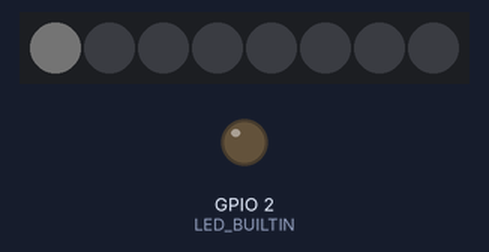
Simulated run of this sketch. Board: ESP32. On the bench: 8 RGB LEDs in strip order, left to right, output pins drawn as LEDs (lit = HIGH). Dim RGB values are drawn brighter than linear; random numbers use the default seed unless the sketch sets one; what the sketch prints to the serial monitor is not drawn.

Above: at 5.01 s.
At 15.2 s:
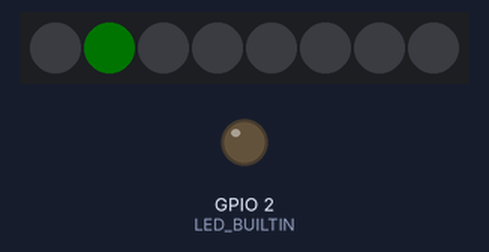
At 21.05 s:
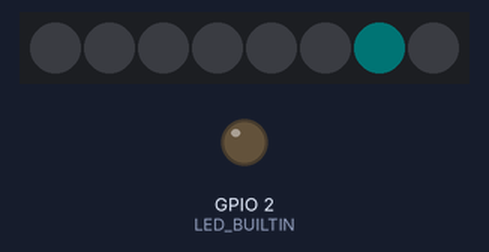
At 28.36 s:
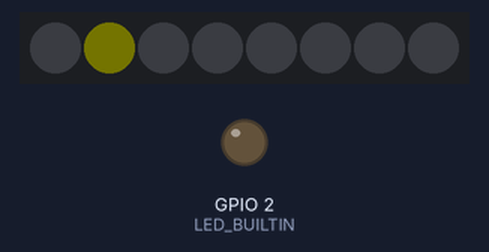
At 34.7 s:
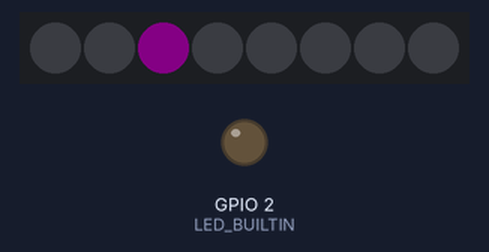
At 39.53 s:
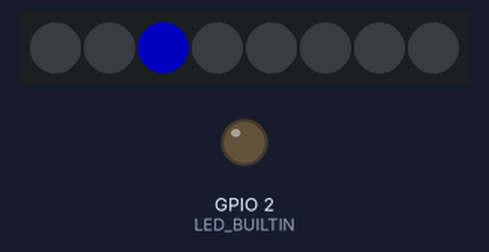
Timing chart, 0 to 40.0 s (numbered marks = the images above):
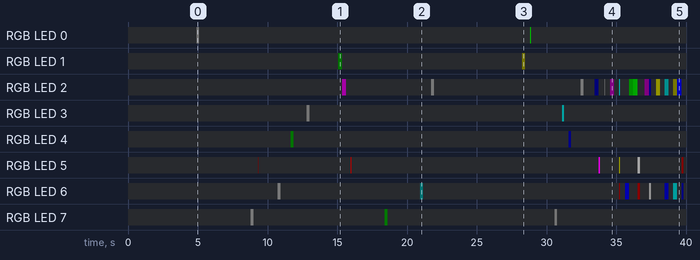

Measured:
- by itself, RGB LED 0: off → RGB(1, 1, 1) at 4.9 s, → off 0.21 s later, → RGB(0, 81, 0) 23.7 s later, → off 0.09 s later
- by itself, RGB LED 1: off → RGB(0, 1, 0) at 15.1 s, → off 0.30 s later, → RGB(1, 1, 0) 12.9 s later, → off 0.21 s later
- by itself, RGB LED 3: off → RGB(1, 1, 1) at 12.8 s, → off 0.21 s later, → RGB(0, 40, 40) 18.1 s later, → off 0.14 s later
- by itself, RGB LED 4: off → RGB(0, 1, 0) at 11.7 s, → off 0.21 s later, → RGB(0, 0, 10) 19.7 s later, → off 0.17 s later
- by itself, RGB LED 7: off → RGB(2, 2, 2) at 8.8 s, → off 0.21 s later, → RGB(0, 2, 0) 9.4 s later, → off 0.21 s later, … (6 changes in this stretch)
- by itself, RGB LED 6: off → RGB(2, 2, 2) at 10.7 s, → off 0.21 s later, → RGB(0, 1, 1) 10.0 s later, → off 0.21 s later, … (18 changes in this stretch)
- by itself, RGB LED 2: off → RGB(40, 0, 40) at 15.4 s, → off 0.30 s later, → RGB(2, 2, 2) 6.1 s later, → off 0.21 s later, … (29 changes in this stretch)

The sketch:

Lucioles.ino
```cpp
/*
Lucioles effect for trap in bottles (Harry Potters theme)
Alain Royer, 2020
*/
#define USE_ESP32
//#define USE_WIFI

// ****************************************************************************
// Includes

#ifdef USE_WIFI
 #ifdef USE_ESP32
  #include <WiFi.h>
  #include "ESPAsyncWebServer.h"
 #else
  #include <ESP8266WiFi.h>
  #include <ESP8266WebServer.h>
 #endif // USE_ESP32
#endif // USE_WIFI

//These define's must be placed at the beginning before #include "ESP x TimerInterrupt.h"
//#define TIMER_INTERRUPT_DEBUG      1

#ifdef USE_ESP32
 #include <ESP32TimerInterrupt.h>
 //#include <ESP32_ISR_Timer-Impl.h>
 //#include <ESP32_ISR_Timer.h>
#else
#include <ESP8266TimerInterrupt.h>
//#include <ESP8266_ISR_Timer-Impl.h>
//#include <ESP8266_ISR_Timer.h>
#endif

#include <Adafruit_NeoPixel.h>

// ****************************************************************************
// Defines

#define PIN                     13           // Which pin on the ESP8266 is connected to the NeoPixels?

#ifdef USE_ESP32
#define LED_BUILTIN             2            // Led on ESP32
#endif

#define TIMER_INTERVAL_MS       1000
#define MAX_STEP                26
#define NUMBER_OF_COLOR         13
#define MIN_RANDOM_TIMING       4000                 // 1000 = 1 sec
#define MAX_RANDOM_TIMING       20000

#define MIN_RANDOM_TIMING_CRAZY 100                 // 1000 = 1 sec
#define MAX_RANDOM_TIMING_CRAZY 500

#define DelayHasEnded(DELAY)  ((millis() > DELAY) ? true : false)

// ****************************************************************************
// Typedefs

typedef enum
{
    PIXEL_0,
    PIXEL_1,
    PIXEL_2,
    PIXEL_3,
    PIXEL_4,
    PIXEL_5,
    PIXEL_6,
    PIXEL_7,

    NUMBER_OF_PIXEL,
    FIRST_PIXEL = 0,
} Pixel_t;

typedef struct
{
  uint8_t Red;
  uint8_t Green;
  uint8_t Blue;
} Color_t;

// ****************************************************************************
// Variables

#ifdef USE_WIFI
 const char* ssid = "Lucioles Magiques";
 const char* password = "Magic";

 // Put IP Address details
 IPAddress local_ip(192,168,1,1);
 IPAddress gateway(192,168,1,1);
 IPAddress subnet(255,255,255,0);

 #ifdef USE_ESP32
  AsyncWebServer server(80);          // Set to port 80 as server
 #else
  ESP8266WebServer server(80);        // Set to port 80 as server
 #endif // USE_ESP32

#endif // USE_WIFI

uint32_t TickCounter;

 #ifdef USE_ESP32
  ESP32Timer Timer(0);
 #else
  ESP8266Timer Timer(1);
 #endif // USE_ESP32

Adafruit_NeoPixel pixels = Adafruit_NeoPixel(NUMBER_OF_PIXEL, PIN, NEO_GRB + NEO_KHZ800);

const uint8_t PixPercent[MAX_STEP] =
{
    0, 1, 2, 3, 4, 6, 8, 12, 16, 24, 32, 48, 64, 100,   // Ascending
    64, 48, 32, 24, 16, 12, 8, 6, 4, 2, 1, 0            // Descending
};

const Color_t Color[13]
{
  {255, 0,   0  },    // Red
  {0,   255, 0  },    // Lime
  {0,   0,   255},    // Blue
  {255, 255, 0  },    // Yellow
  {0,   255, 255},    // Cyan
  {255, 0,   255},    // Magenta
  {255, 255 ,255},    // White
  {128, 0,   0  },    // Dark Yellow
  {128, 128, 0  },    // Olive
  {0,   128, 0  },    // Green
  {0,   128, 128},    // Teal
  {0,   0,   128},    // Navy
  {128, 128 ,128},    // White
};


bool IsIsTimeToUpdate = false;
bool RequestAllPixel  = false;
uint32_t GoCrazy  = 0;

uint8_t  PixRed[NUMBER_OF_PIXEL];
uint8_t  PixGreen[NUMBER_OF_PIXEL];
uint8_t  PixBlue[NUMBER_OF_PIXEL];
uint32_t PixTiming[NUMBER_OF_PIXEL];
uint32_t PixStep[NUMBER_OF_PIXEL];

// ****************************************************************************

void IRAM_ATTR TimerHandler(void)
{
    TickCounter++;

  #ifdef USE_ESP32
    static bool Toggle = false;

    if((TickCounter % 2000) == 0)
    {
        digitalWrite(LED_BUILTIN, Toggle);
        Toggle = !Toggle;
        // RequestAllPixel = true;
        GoCrazy = 2000;
    }
  #endif
}

// ****************************************************************************

void setup()
{
    Serial.begin(115200);
    Serial.println();
    Serial.println("Lucioles Magiques");
    Serial.println("Initialiser serveur");

  #ifdef USE_WIFI
    SetupWifi();
  #endif // USE_WIFI

  #ifdef USE_ESP32
    pinMode(LED_BUILTIN, OUTPUT);
  #endif // USE_ESP32

    pixels.begin(); // This initializes the NeoPixel library.

    // if analog input pin 0 is unconnected, random analog
    // noise will cause the call to randomSeed() to generate
    // different seed numbers each time the sketch runs.
    // randomSeed() will then shuffle the random function.
    randomSeed(analogRead(0));

    // Randomize all value for pixel
    for(int Pixel = (int)FIRST_PIXEL; Pixel < (int)NUMBER_OF_PIXEL; Pixel++)
    {
        SetNextPixel(Pixel);
    }

    // Interval in microsecs
    if(Timer.attachInterruptInterval(TIMER_INTERVAL_MS * 16, TimerHandler))
    {
        Serial.println("Starting  Timer OK, millis() = " + String(millis()));
    }
    else
    {
        Serial.println("Can't set Timer correctly. Select another freq. or interval");
    }
}

// ****************************************************************************

void loop()
{
    if(RequestAllPixel == true)
    {
        for(int Pixel = (int)FIRST_PIXEL; Pixel < (int)NUMBER_OF_PIXEL; Pixel++)
        {
            PixStep[Pixel] = 1;
            IsIsTimeToUpdate = true;
        }

        RequestAllPixel = false;
    }
    else
    {
        for(int Pixel = (int)FIRST_PIXEL; Pixel < (int)NUMBER_OF_PIXEL; Pixel++)
        {
            if(PixStep[Pixel] != 0)
            {
               PixStep[Pixel]++;

               if(PixStep[Pixel] == MAX_STEP)
               {
                  PixStep[Pixel] = 0;
                  SetNextPixel(Pixel);
               }
               else
               {
                  IsIsTimeToUpdate = true;
               //   Serial.printf("%d - %d \r\n", Pixel, PixPercent[PixStep[Pixel]]);
               }
            }
            else
            {
                if(DelayHasEnded(PixTiming[Pixel]))
                {
                    PixStep[Pixel]++;
                    IsIsTimeToUpdate = true;
                 //  Serial.printf("%d - %d \r\n", Pixel, PixPercent[PixStep[Pixel]]);
                }
            }
        }
    }
  /*
   IsIsTimeToUpdate = true;
   PixStep[0]++;
   if(PixStep[0] >= MAX_STEP)
   {
      SetNextPixel(0);
     PixStep[0] = 0;
   }
   //delay(840);
  */
    if(IsIsTimeToUpdate == true)
    {
        uint8_t Red;
        uint8_t Green;
        uint8_t Blue;

        IsIsTimeToUpdate = false;

        // Update Pixel
        for(int Pixel = (int)FIRST_PIXEL; Pixel < (int)NUMBER_OF_PIXEL; Pixel++)
        {

            Red   = (uint8_t)(((uint32_t)PixPercent[PixStep[Pixel]] * PixRed  [Pixel]) / 100);
            Green = (uint8_t)(((uint32_t)PixPercent[PixStep[Pixel]] * PixGreen[Pixel]) / 100);
            Blue  = (uint8_t)(((uint32_t)PixPercent[PixStep[Pixel]] * PixBlue [Pixel]) / 100);

            // pixels.Color takes RGB values, from 0,0,0 up to 255,255,255
            pixels.setPixelColor(Pixel, pixels.Color(Red, Green, Blue));
        }

        pixels.show(); // This sends the updated pixel color to the hardware.
    }

    delay(8);
    if(GoCrazy != 0)
    {
        if(GoCrazy == 200)
        {
            Serial.println("Go Crazy");
            for(int Pixel = (int)FIRST_PIXEL; Pixel < (int)NUMBER_OF_PIXEL; Pixel++)
            {
                if(PixStep[Pixel] == 0)
                {
                    SetNextPixel(Pixel);
                }
            }
        }
        GoCrazy--;
        if(GoCrazy == 0)Serial.println("Go Normal");
    }

    //Serial.println("Timer millis() = " + String(millis()));
    //Serial.printf("%ld", TickCounter);

  #ifdef USE_WIFI
   #ifndef USE_ESP32
    server.handleClient();
   #endif // USE_ESP32
  #endif // USE_WIFI
}

// ****************************************************************************

void SetNextPixel(int PixelID)
{
    uint8_t NewColor;

    // randomize all value for pixel driving
    NewColor = random(NUMBER_OF_COLOR);
    PixRed  [PixelID]  = Color[NewColor].Red;
    PixGreen[PixelID]  = Color[NewColor].Green;
    PixBlue [PixelID]  = Color[NewColor].Blue;

    if(GoCrazy != 0)
    {
        PixTiming[PixelID] = millis() + random(MIN_RANDOM_TIMING_CRAZY, MAX_RANDOM_TIMING_CRAZY);
    }
    else
    {
        PixTiming[PixelID] = millis() + random(MIN_RANDOM_TIMING, MAX_RANDOM_TIMING);
    }
}

// ****************************************************************************

#ifdef USE_WIFI

// ****************************************************************************

void SetupWifi()
{
  #ifdef USE_ESP32
    WiFi.mode(WIFI_AP);
  #endif // USE_ESP32
    WiFi.softAP(ssid, password);
    WiFi.softAPConfig(local_ip, gateway, subnet);
    delay(1000);

    IPAddress IP = WiFi.softAPIP();
    Serial.print("AP Address IP: ");
    Serial.println(IP);

    // Print ESP8266 Local IP Address
    Serial.println(WiFi.localIP());

  #ifdef USE_ESP32
    server.on("/", HTTP_GET, [](AsyncWebServerRequest *request)
    {
        Serial.println("GPIO7 Status: OFF | GPIO6 Status: OFF");
        request->send(200, "/text.html",  SendHTML(0));
    });

    server.on("/All", HTTP_GET, [](AsyncWebServerRequest *request)
    {
        Serial.println("Toutes les Lucioles sweep");
        request->send(200, "/text.html",  SendHTML(LUCIOLE_1 | LUCIOLE_2 | LUCIOLE_3));
    });

    server.on("/luc1", HTTP_GET, [](AsyncWebServerRequest *request)
    {
        Serial.println("Luciole 1 sweep");
        request->send(200, "/text.html",  SendHTML(LUCIOLE_1));
    });

    server.on("/luc2", HTTP_GET, [](AsyncWebServerRequest *request)
    {
        Serial.println("Luciole 2 sweep");
        request->send(200, "/text.html",  SendHTML(LUCIOLE_2));
    });

    server.on("/luc3", HTTP_GET, [](AsyncWebServerRequest *request)
    {
        Serial.println("Luciole 3 sweep");
        request->send(200, "/text.html",  SendHTML(LUCIOLE_3));
    });
  #else // !USE_ESP32
    server.on("/",          HandleOnConnect);
    server.on("/All",       HandleAll);
    server.on("/luc1",      HandleLuciole_1);
    server.on("/luc2",      HandleLuciole_2);
    server.on("/luc3",      HandleLuciole_3);
    server.onNotFound(HandleNotFound);
  #endif // !USE_ESP32

    server.begin();
    Serial.println("Serveur HTTP Prêt");
}

// ****************************************************************************

#ifndef USE_ESP32

void HandleOnConnect()
{
    Serial.println("GPIO7 Status: OFF | GPIO6 Status: OFF");
    server.send(200, "text/html", SendHTML(0));
}

void HandleAll()
{
    Serial.println("Toutes les Lucioles sweep");
    server.send(200, "text/html", SendHTML(LUCIOLE_1 | LUCIOLE_2 | LUCIOLE_3));
}

void HandleLuciole_1()
{
    Serial.println("Luciole 1 sweep");
    server.send(200, "text/html", SendHTML(LUCIOLE_1));
}

void HandleLuciole_2()
{
    Serial.println("Luciole 2 sweep");
    server.send(200, "text/html", SendHTML(LUCIOLE_2));
}

void HandleLuciole_3()
{
    Serial.println("Luciole 3 sweep");
    server.send(200, "text/html", SendHTML(LUCIOLE_3));
}

void HandleNotFound()
{
    server.send(404, "text/plain", "404, Non Trouvé");
}
#endif // !USE_ESP32

// ****************************************************************************

String SendHTML(uint8_t Lucioles)
{
    String ptr = "<!DOCTYPE html> <html>\n";
    ptr +="<head><meta name=\"viewport\" content=\"width=device-width, initial-scale=1.0, user-scalable=no\">\n";
    ptr +="<title>Contrôle des lucioles</title>\n";
    ptr +="<style>html { font-family: Helvetica; display: inline-block; margin: 0px auto; text-align: center;}\n";


    ptr +="<div class=\"container\">";
    ptr +="<div class=\"led-box\"><div class=\"led-green\"></div><p>Green LED</p></div>";
    ptr +="<div class=\"led-box\"><div class=\"led-yellow\"></div><p>Yellow LED</p></div>";
    ptr +="<div class=\"led-box\"><div class=\"led-red\"></div><p>Red LED</p></div>";
    ptr +="<div class=\"led-box\"><div class=\"led-blue\"></div><p>Blue LED</p></div>";
    ptr +="</div>";

    // CSS
    ptr +=".container {";
    ptr +="background-size: cover;";
    ptr +="background: rgb(226,226,226);"; /* Old browsers */
    ptr +="background: -moz-linear-gradient(top,  rgba(226,226,226,1) 0%, rgba(219,219,219,1) 50%, rgba(209,209,209,1) 51%, rgba(254,254,254,1) 100%);"; /* FF3.6+ */
    ptr +="       background: -webkit-gradient(linear, left top, left bottom, color-stop(0%,rgba(226,226,226,1)), color-stop(50%,rgba(219,219,219,1)), color-stop(51%,rgba(209,209,209,1)), color-stop(100%,rgba(254,254,254,1)));"; /* Chrome,Safari4+ */
    ptr +="       background: -webkit-linear-gradient(top,  rgba(226,226,226,1) 0%,rgba(219,219,219,1) 50%,rgba(209,209,209,1) 51%,rgba(254,254,254,1) 100%);"; /* Chrome10+,Safari5.1+ */
    ptr +="       background: -o-linear-gradient(top,  rgba(226,226,226,1) 0%,rgba(219,219,219,1) 50%,rgba(209,209,209,1) 51%,rgba(254,254,254,1) 100%);"; /* Opera 11.10+ */
    ptr +="       background: -ms-linear-gradient(top,  rgba(226,226,226,1) 0%,rgba(219,219,219,1) 50%,rgba(209,209,209,1) 51%,rgba(254,254,254,1) 100%);"; /* IE10+ */
    ptr +="       background: linear-gradient(to bottom,  rgba(226,226,226,1) 0%,rgba(219,219,219,1) 50%,rgba(209,209,209,1) 51%,rgba(254,254,254,1) 100%);"; /* W3C */
    ptr +="filter: progid:DXImageTransform.Microsoft.gradient( startColorstr='#e2e2e2', endColorstr='#fefefe',GradientType=0 );"; /* IE6-9 */
    ptr +="padding: 20px;";
    ptr +="}";

    ptr +=".led-box {";
    ptr +="height: 30px;";
    ptr +="width: 25%;";
    ptr +="margin: 10px 0;";
    ptr +="float: left;";
    ptr +="}";

    ptr +=".led-box p {";
    ptr +="font-size: 12px;";
    ptr +="text-align: center;";
    ptr +="margin: 1em;";
    ptr +="}";

    ptr +=".led-red {";
    ptr +="margin: 0 auto;";
    ptr +="width: 24px;";
    ptr +="height: 24px;";
    ptr +="background-color: #F00;";
    ptr +="border-radius: 50%;";
    ptr +="box-shadow: rgba(0, 0, 0, 0.2) 0 -1px 7px 1px, inset #441313 0 -1px 9px, rgba(255, 0, 0, 0.5) 0 2px 12px;";
    ptr +="-webkit-animation: blinkRed 0.5s infinite;";
    ptr +="-moz-animation: blinkRed 0.5s infinite;";
    ptr +="-ms-animation: blinkRed 0.5s infinite;";
    ptr +="-o-animation: blinkRed 0.5s infinite;";
    ptr +="animation: blinkRed 0.5s infinite;";
    ptr +="}";

    ptr +="@-webkit-keyframes blinkRed {";
    ptr +="from { background-color: #F00; }";
    ptr +="50% { background-color: #A00; box-shadow: rgba(0, 0, 0, 0.2) 0 -1px 7px 1px, inset #441313 0 -1px 9px, rgba(255, 0, 0, 0.5) 0 2px 0;}";
    ptr +="to { background-color: #F00; }";
    ptr +="}";
    ptr +="@-moz-keyframes blinkRed {";
    ptr +="from { background-color: #F00; }";
    ptr +="50% { background-color: #A00; box-shadow: rgba(0, 0, 0, 0.2) 0 -1px 7px 1px, inset #441313 0 -1px 9px, rgba(255, 0, 0, 0.5) 0 2px 0;}";
    ptr +="to { background-color: #F00; }";
    ptr +="}";
    ptr +="@-ms-keyframes blinkRed {";
    ptr +="from { background-color: #F00; }";
    ptr +="50% { background-color: #A00; box-shadow: rgba(0, 0, 0, 0.2) 0 -1px 7px 1px, inset #441313 0 -1px 9px, rgba(255, 0, 0, 0.5) 0 2px 0;}";
    ptr +="to { background-color: #F00; }";
    ptr +="}";
    ptr +="@-o-keyframes blinkRed {";
    ptr +="from { background-color: #F00; }";
    ptr +="50% { background-color: #A00; box-shadow: rgba(0, 0, 0, 0.2) 0 -1px 7px 1px, inset #441313 0 -1px 9px, rgba(255, 0, 0, 0.5) 0 2px 0;}";
    ptr +="to { background-color: #F00; }";
    ptr +="}";
    ptr +="@keyframes blinkRed {";
    ptr +="from { background-color: #F00; }";
    ptr +="50% { background-color: #A00; box-shadow: rgba(0, 0, 0, 0.2) 0 -1px 7px 1px, inset #441313 0 -1px 9px, rgba(255, 0, 0, 0.5) 0 2px 0;}";
    ptr +="to { background-color: #F00; }";
    ptr +="}";

    ptr +=".led-yellow {";
    ptr +="margin: 0 auto;";
    ptr +="width: 24px;";
    ptr +="height: 24px;";
    ptr +="background-color: #FF0;";
    ptr +="border-radius: 50%;";
    ptr +="box-shadow: rgba(0, 0, 0, 0.2) 0 -1px 7px 1px, inset #808002 0 -1px 9px, #FF0 0 2px 12px;";
    ptr +="-webkit-animation: blinkYellow 1s infinite;";
    ptr +="-moz-animation: blinkYellow 1s infinite;";
    ptr +="-ms-animation: blinkYellow 1s infinite;";
    ptr +="-o-animation: blinkYellow 1s infinite;";
    ptr +="animation: blinkYellow 1s infinite;";
    ptr +="}";

    ptr +="@-webkit-keyframes blinkYellow {";
    ptr +="from { background-color: #FF0; }";
    ptr +="50% { background-color: #AA0; box-shadow: rgba(0, 0, 0, 0.2) 0 -1px 7px 1px, inset #808002 0 -1px 9px, #FF0 0 2px 0; }";
    ptr +="to { background-color: #FF0; }";
    ptr +="}";
    ptr +="@-moz-keyframes blinkYellow {";
    ptr +="from { background-color: #FF0; }";
    ptr +="50% { background-color: #AA0; box-shadow: rgba(0, 0, 0, 0.2) 0 -1px 7px 1px, inset #808002 0 -1px 9px, #FF0 0 2px 0; }";
    ptr +="to { background-color: #FF0; }";
    ptr +="}";
    ptr +="@-ms-keyframes blinkYellow {";
    ptr +="from { background-color: #FF0; }";
    ptr +="50% { background-color: #AA0; box-shadow: rgba(0, 0, 0, 0.2) 0 -1px 7px 1px, inset #808002 0 -1px 9px, #FF0 0 2px 0; }";
    ptr +="to { background-color: #FF0; }";
    ptr +="}";
    ptr +="@-o-keyframes blinkYellow {";
    ptr +="from { background-color: #FF0; }";
    ptr +="50% { background-color: #AA0; box-shadow: rgba(0, 0, 0, 0.2) 0 -1px 7px 1px, inset #808002 0 -1px 9px, #FF0 0 2px 0; }";
    ptr +="to { background-color: #FF0; }";
    ptr +="}";
    ptr +="@keyframes blinkYellow {";
    ptr +="from { background-color: #FF0; }";
    ptr +="50% { background-color: #AA0; box-shadow: rgba(0, 0, 0, 0.2) 0 -1px 7px 1px, inset #808002 0 -1px 9px, #FF0 0 2px 0; }";
    ptr +="to { background-color: #FF0; }";
    ptr +="}";

    ptr +=".led-green {";
    ptr +="margin: 0 auto;";
    ptr +="width: 24px;";
    ptr +="height: 24px;";
    ptr +="background-color: #ABFF00;";
    ptr +="border-radius: 50%;";
    ptr +="box-shadow: rgba(0, 0, 0, 0.2) 0 -1px 7px 1px, inset #304701 0 -1px 9px, #89FF00 0 2px 12px;";
    ptr +="}";

    ptr +=".led-blue {";
    ptr +="margin: 0 auto;";
    ptr +="width: 24px;";
    ptr +="height: 24px;";
    ptr +="background-color: #24E0FF;";
    ptr +="border-radius: 50%;";
    ptr +="box-shadow: rgba(0, 0, 0, 0.2) 0 -1px 7px 1px, inset #006 0 -1px 9px, #3F8CFF 0 2px 14px;";
    ptr +="}";

    // JS
    ptr +="$( function() {";
    ptr +="var $winHeight = $( window ).height()";
    ptr +="$( '.container' ).height( $winHeight );";
    ptr +="});";

    // Button
    ptr +="body{margin-top: 50px;} h1 {color: #444444;margin: 50px auto 30px;} h3 {color: #444444;margin-bottom: 50px;}\n";
    ptr +=".button {display: block;width: 80px;background-color: #1abc9c;border: none;color: white;padding: 13px 30px;text-decoration: none;font-size: 25px;margin: 0px auto 35px;cursor: pointer;border-radius: 4px;}\n";
    ptr +=".button-on {background-color: #1abc9c;}\n";
    ptr +=".button-on:active {background-color: #16a085;}\n";
    ptr +=".button-off {background-color: #34495e;}\n";
    ptr +=".button-off:active {background-color: #2c3e50;}\n";
    ptr +="p {font-size: 14px;color: #888;margin-bottom: 10px;}\n";
    ptr +="</style>\n";
    ptr +="</head>\n";
    ptr +="<body>\n";
    ptr +="<h1>Lucioles Magiques</h1>\n";
    ptr +="<h3>Copyright (c) Alain Royer 2020</h3>\n";

    if(Lucioles & LUCIOLE_1) { ptr +="<p>Lucioles 1: ON  </p><a class=\"button button-off\" href=\"/led1off\">OFF</a>\n"; }
    else                     { ptr +="<p>Lucioles 1: OFF </p><a class=\"button button-on\" href=\"/led1on\">ON</a>\n";    }
    if(Lucioles & LUCIOLE_2) { ptr +="<p>Lucioles 2: ON</p><a class=\"button button-off\" href=\"/led2off\">OFF</a>\n";   }
    else                     { ptr +="<p>Lucioles 2: OFF</p><a class=\"button button-on\" href=\"/led2on\">ON</a>\n";     }
    if(Lucioles & LUCIOLE_3) { ptr +="<p>Lucioles 3: ON</p><a class=\"button button-off\" href=\"/led2off\">OFF</a>\n";   }
    else                     { ptr +="<p>Lucioles 3: OFF</p><a class=\"button button-on\" href=\"/led2on\">ON</a>\n";     }

    ptr +="</body>\n";
    ptr +="</html>\n";
    return ptr;
}

// ****************************************************************************

#endif // USE_WIFI
```
